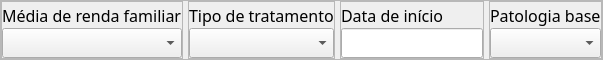
                              <widget class="QFrame" name="frame_8">
                               <property name="maximumSize">
                                <size>
                                 <width>16777215</width>
                                 <height>60</height>
                                </size>
                               </property>
                               <property name="styleSheet">
                                <string notr="true"/>
                               </property>
                               <property name="frameShape">
                                <enum>QFrame::StyledPanel</enum>
                               </property>
                               <property name="frameShadow">
                                <enum>QFrame::Raised</enum>
                               </property>
                               <layout class="QHBoxLayout" name="horizontalLayout_43">
                                <property name="spacing">
                                 <number>5</number>
                                </property>
                                <property name="leftMargin">
                                 <number>0</number>
                                </property>
                                <property name="topMargin">
                                 <number>0</number>
                                </property>
                                <property name="rightMargin">
                                 <number>0</number>
                                </property>
                                <property name="bottomMargin">
                                 <number>0</number>
                                </property>
                                <item>
                                 <widget class="QFrame" name="frame_81">
                                  <property name="maximumSize">
                                   <size>
                                    <width>320</width>
                                    <height>16777215</height>
                                   </size>
                                  </property>
                                  <property name="frameShape">
                                   <enum>QFrame::StyledPanel</enum>
                                  </property>
                                  <property name="frameShadow">
                                   <enum>QFrame::Raised</enum>
                                  </property>
                                  <layout class="QVBoxLayout" name="verticalLayout_54">
                                   <property name="spacing">
                                    <number>0</number>
                                   </property>
                                   <property name="leftMargin">
                                    <number>0</number>
                                   </property>
                                   <property name="topMargin">
                                    <number>0</number>
                                   </property>
                                   <property name="rightMargin">
                                    <number>0</number>
                                   </property>
                                   <property name="bottomMargin">
                                    <number>0</number>
                                   </property>
                                   <item>
                                    <widget class="QLabel" name="label_26">
                                     <property name="maximumSize">
                                      <size>
                                       <width>320</width>
                                       <height>16777215</height>
                                      </size>
                                     </property>
                                     <property name="font">
                                      <font>
                                       <family>Abel</family>
                                       <pointsize>12</pointsize>
                                      </font>
                                     </property>
                                     <property name="text">
                                      <string>Média de renda familiar</string>
                                     </property>
                                    </widget>
                                   </item>
                                   <item>
                                    <widget class="QComboBox" name="comboBox_4">
                                     <property name="minimumSize">
                                      <size>
                                       <width>0</width>
                                       <height>30</height>
                                      </size>
                                     </property>
                                     <property name="maximumSize">
                                      <size>
                                       <width>300</width>
                                       <height>30</height>
                                      </size>
                                     </property>
                                     <property name="styleSheet">
                                      <string notr="true"/>
                                     </property>
                                     <property name="sizeAdjustPolicy">
                                      <enum>QComboBox::AdjustToContentsOnFirstShow</enum>
                                     </property>
                                     <property name="iconSize">
                                      <size>
                                       <width>16</width>
                                       <height>16</height>
                                      </size>
                                     </property>
                                    </widget>
                                   </item>
                                  </layout>
                                 </widget>
                                </item>
                                <item>
                                 <widget class="QFrame" name="frame_82">
                                  <property name="maximumSize">
                                   <size>
                                    <width>320</width>
                                    <height>16777215</height>
                                   </size>
                                  </property>
                                  <property name="frameShape">
                                   <enum>QFrame::StyledPanel</enum>
                                  </property>
                                  <property name="frameShadow">
                                   <enum>QFrame::Raised</enum>
                                  </property>
                                  <layout class="QVBoxLayout" name="verticalLayout_55">
                                   <property name="spacing">
                                    <number>0</number>
                                   </property>
                                   <property name="leftMargin">
                                    <number>0</number>
                                   </property>
                                   <property name="topMargin">
                                    <number>0</number>
                                   </property>
                                   <property name="rightMargin">
                                    <number>0</number>
                                   </property>
                                   <property name="bottomMargin">
                                    <number>0</number>
                                   </property>
                                   <item>
                                    <widget class="QLabel" name="label_27">
                                     <property name="maximumSize">
                                      <size>
                                       <width>320</width>
                                       <height>16777215</height>
                                      </size>
                                     </property>
                                     <property name="font">
                                      <font>
                                       <family>Abel</family>
                                       <pointsize>12</pointsize>
                                      </font>
                                     </property>
                                     <property name="text">
                                      <string>Tipo de tratamento</string>
                                     </property>
                                    </widget>
                                   </item>
                                   <item>
                                    <widget class="QComboBox" name="comboBox_5">
                                     <property name="minimumSize">
                                      <size>
                                       <width>0</width>
                                       <height>30</height>
                                      </size>
                                     </property>
                                     <property name="maximumSize">
                                      <size>
                                       <width>300</width>
                                       <height>30</height>
                                      </size>
                                     </property>
                                     <property name="styleSheet">
                                      <string notr="true"/>
                                     </property>
                                    </widget>
                                   </item>
                                  </layout>
                                 </widget>
                                </item>
                                <item>
                                 <widget class="QFrame" name="frame_83">
                                  <property name="maximumSize">
                                   <size>
                                    <width>150</width>
                                    <height>16777215</height>
                                   </size>
                                  </property>
                                  <property name="frameShape">
                                   <enum>QFrame::StyledPanel</enum>
                                  </property>
                                  <property name="frameShadow">
                                   <enum>QFrame::Raised</enum>
                                  </property>
                                  <layout class="QVBoxLayout" name="verticalLayout_56">
                                   <property name="spacing">
                                    <number>0</number>
                                   </property>
                                   <property name="leftMargin">
                                    <number>0</number>
                                   </property>
                                   <property name="topMargin">
                                    <number>0</number>
                                   </property>
                                   <property name="rightMargin">
                                    <number>0</number>
                                   </property>
                                   <property name="bottomMargin">
                                    <number>0</number>
                                   </property>
                                   <item>
                                    <widget class="QLabel" name="label_24">
                                     <property name="maximumSize">
                                      <size>
                                       <width>150</width>
                                       <height>16777215</height>
                                      </size>
                                     </property>
                                     <property name="font">
                                      <font>
                                       <family>Abel</family>
                                       <pointsize>12</pointsize>
                                      </font>
                                     </property>
                                     <property name="text">
                                      <string>Data de início</string>
                                     </property>
                                    </widget>
                                   </item>
                                   <item>
                                    <widget class="QLineEdit" name="lineEdit_18">
                                     <property name="minimumSize">
                                      <size>
                                       <width>0</width>
                                       <height>30</height>
                                      </size>
                                     </property>
                                     <property name="maximumSize">
                                      <size>
                                       <width>150</width>
                                       <height>30</height>
                                      </size>
                                     </property>
                                     <property name="font">
                                      <font>
                                       <family>Abel</family>
                                       <pointsize>12</pointsize>
                                      </font>
                                     </property>
                                    </widget>
                                   </item>
                                  </layout>
                                 </widget>
                                </item>
                                <item>
                                 <widget class="QFrame" name="frame_84">
                                  <property name="maximumSize">
                                   <size>
                                    <width>310</width>
                                    <height>16777215</height>
                                   </size>
                                  </property>
                                  <property name="frameShape">
                                   <enum>QFrame::StyledPanel</enum>
                                  </property>
                                  <property name="frameShadow">
                                   <enum>QFrame::Raised</enum>
                                  </property>
                                  <layout class="QVBoxLayout" name="verticalLayout_57">
                                   <property name="spacing">
                                    <number>0</number>
                                   </property>
                                   <property name="leftMargin">
                                    <number>0</number>
                                   </property>
                                   <property name="topMargin">
                                    <number>0</number>
                                   </property>
                                   <property name="rightMargin">
                                    <number>0</number>
                                   </property>
                                   <property name="bottomMargin">
                                    <number>0</number>
                                   </property>
                                   <item>
                                    <widget class="QLabel" name="label_25">
                                     <property name="maximumSize">
                                      <size>
                                       <width>310</width>
                                       <height>16777215</height>
                                      </size>
                                     </property>
                                     <property name="font">
                                      <font>
                                       <family>Abel</family>
                                       <pointsize>12</pointsize>
                                      </font>
                                     </property>
                                     <property name="text">
                                      <string>Patologia base</string>
                                     </property>
                                    </widget>
                                   </item>
                                   <item>
                                    <widget class="QComboBox" name="comboBox_6">
                                     <property name="minimumSize">
                                      <size>
                                       <width>0</width>
                                       <height>30</height>
                                      </size>
                                     </property>
                                     <property name="maximumSize">
                                      <size>
                                       <width>290</width>
                                       <height>30</height>
                                      </size>
                                     </property>
                                     <property name="styleSheet">
                                      <string notr="true"/>
                                     </property>
                                    </widget>
                                   </item>
                                  </layout>
                                 </widget>
                                </item>
                               </layout>
                              </widget>
